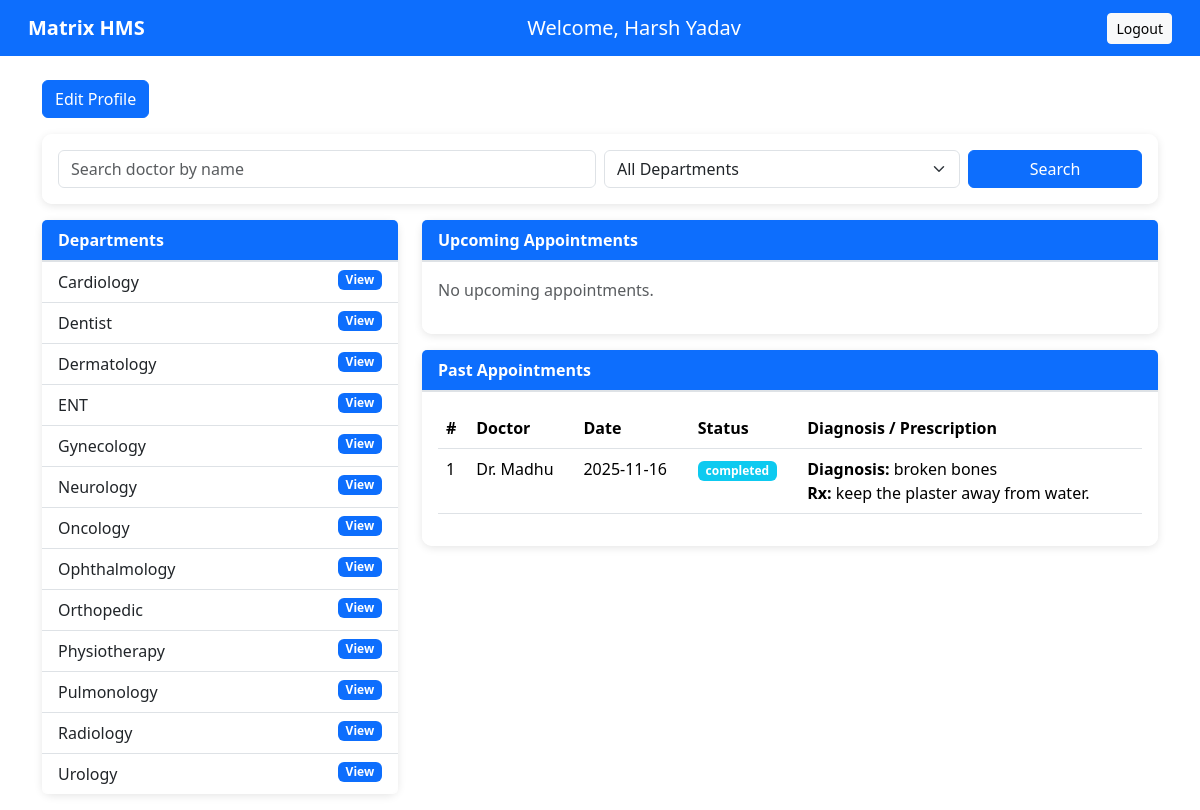
Page /patient_dashboard/Harsh Yadav on the committed database.
### models.py (models this page shows)
class Department(db.Model):
    __tablename__ = 'departments'
    id = db.Column(db.Integer, primary_key=True)
    department_name = db.Column(db.String(100), unique=True, nullable=False)
    description = db.Column(db.Text)
    doctors = db.relationship('Doctor', back_populates='department', lazy=True)

class Appointment(db.Model):
    __tablename__ = 'appointments'
    id = db.Column(db.Integer, primary_key=True)
    patient_id = db.Column(db.Integer, db.ForeignKey('patients.id'), nullable=False)
    doctor_id = db.Column(db.Integer, db.ForeignKey('doctors.id'), nullable=False)
    appointment_date = db.Column(db.Date, nullable=False)
    appointment_time = db.Column(db.Time, nullable=False)
    status = db.Column(db.String(20), default='booked')  # booked, completed, cancelled
    created_at = db.Column(db.DateTime, default=datetime.utcnow)
    patient = db.relationship('Patient', back_populates='appointments')
    doctor = db.relationship('Doctor', back_populates='appointments')
    history_record = db.relationship('PatientHistory', back_populates='appointment', uselist=False)

class User(db.Model):
    __tablename__ = 'users'
    id = db.Column(db.Integer, primary_key=True)
    user_name = db.Column(db.String(100), nullable=False)
    user_email = db.Column(db.String(100), unique=True, nullable=False)
    user_password = db.Column(db.String(200), nullable=False)
    user_role = db.Column(db.String(20), nullable=False)
    created_at = db.Column(db.DateTime, default=datetime.utcnow)
    doctor_profile = db.relationship('Doctor', back_populates='user', uselist=False)
    patient_profile = db.relationship('Patient', back_populates='user', uselist=False)

class PatientHistory(db.Model):
    __tablename__ = 'patient_history'
    id = db.Column(db.Integer, primary_key=True)
    patient_id = db.Column(db.Integer, db.ForeignKey('patients.id'), nullable=False)
    appointment_id = db.Column(db.Integer, db.ForeignKey('appointments.id'), unique=True)
    doctor_id = db.Column(db.Integer, db.ForeignKey('doctors.id'))
    visit_type = db.Column(db.String(50))
    test_type = db.Column(db.String(100))
    diagnosis = db.Column(db.Text)
    treatment = db.Column(db.Text)
    prescription = db.Column(db.Text)
    doctor_name = db.Column(db.String(100))
    department = db.Column(db.String(100))
    created_at = db.Column(db.DateTime, default=datetime.utcnow)
    patient = db.relationship('Patient', back_populates='medical_history')
    doctor = db.relationship('Doctor', back_populates='patient_histories')
    appointment = db.relationship('Appointment', back_populates='history_record')

### app.py (the view)
@app.route('/patient_dashboard/<string:username>')
def patient_dashboard(username):
    user = User.query.filter_by(user_name=username, user_role='patient').first()
    patient = Patient.query.filter_by(id=user.id).first()
    departments = Department.query.order_by(Department.department_name).all()
    q = request.args.get('q', '').strip()
    dept_id = request.args.get('dept', type=int)
    doctors_query = Doctor.query.join(User, Doctor.id == User.id)  # join to access user_name
    if q:
        doctors_query = doctors_query.filter(User.user_name.ilike(f"%{q}%"))
    if dept_id:
        doctors_query = doctors_query.filter(Doctor.department_id == dept_id)
    found_doctors = doctors_query.all() if (q or dept_id) else []
    today = date.today()
    upcoming = (Appointment.query
        .filter_by(patient_id=patient.id)
        .filter(
            (Appointment.appointment_date >= today) &
            (Appointment.status == 'booked'))
            .order_by(Appointment.appointment_date, Appointment.appointment_time)
            .all())
    past = (Appointment.query
        .filter_by(patient_id=patient.id)
        .filter(
            (Appointment.appointment_date < today) |
            Appointment.status.in_(['completed', 'cancelled'])
        )
        .order_by(Appointment.appointment_date.desc())
        .all())
    return render_template('PatientUI/patient_dashboard.html',
                           username=username,
                           user=user,
                           patient=patient,
                           departments=departments,
                           found_doctors=found_doctors,
                           upcoming=upcoming,
                           past=past,
                           q=q,
                           dept_id=dept_id)

### templates/PatientUI/patient_dashboard.html (shortened to what this page needs)
{% extends "base.html" %}
{% block content %}
<div class="container mt-4">
    <a href="{{ url_for('edit_profile', patient_id=patient.id) }}" class="btn btn-primary mb-3 w-auto">
        Edit Profile
    </a>
    <div class="card mb-3 p-3">
        <form method="get" action="{{ url_for('patient_dashboard', username=username) }}">
            <div class="row g-2">
                <div class="col-md-6">
                    <input type="text" name="q" class="form-control" placeholder="Search doctor by name"
                        value="{{ q }}">
                </div>
                <div class="col-md-4">
                    <select name="dept" class="form-select">
                        <option value="">All Departments</option>
                    </select>
                </div>
                <div class="col-md-2">
                    <button class="btn btn-primary w-100">Search</button>
                </div>
            </div>
        </form>
    </div>
    <div class="row">
        <div class="col-md-4">
            <div class="card mb-3">
                <div class="card-header bg-primary text-white "><strong>Departments</strong></div>
                <div class="list-group list-group-flush">
                    {% for d in departments %}
                    <a href="{{ url_for('department_detail', dept_id=d.id, username=username) }}"
                        class="list-group-item list-group-item-action">
                        {{ d.department_name }}
                        <span class="badge bg-primary float-end">View</span>
                    </a>
                    {% endfor %}
                </div>
            </div>
        </div>
        <div class="col-md-8">
            <div class="card mb-3">
                <div class="card-header bg-primary text-white"><strong>Upcoming Appointments</strong></div>
                <div class="card-body">
                    {% if upcoming %}
                    <div class="table-responsive">
                        <table class="table table-hover">
                            <thead>
                                <tr>
                                    <th>S. No.</th>
                                    <th>Doctor</th>
                                    <th>Date</th>
                                    <th>Time</th>
                                    <th>Status</th>
                                    <th>Action</th>
                                </tr>
                            </thead>
                            <tbody>
                                {% for a in upcoming %}
                                <tr>
                                    <td>{{ loop.index }}</td>
                                    <td>{{ a.doctor.user.user_name }} <br><small>{{ a.doctor.department.department_name
                                            }}</small></td>
                                    <td>{{ a.appointment_date.strftime('%Y-%m-%d') }}</td>
                                    <td>{{ a.appointment_time.strftime('%H:%M') }}</td>
                                    <td><span class="badge bg-info">{{ a.status }}</span></td>
                                    <td>
                                        <form method="post"
                                            action="{{ url_for('patient_cancel_appointment', username=username, appointment_id=a.id) }}"
                                            style="display:inline;">
                                            <button class="btn btn-danger btn-sm" type="submit">Cancel</button>
                                        </form>
                                        <a href="{{ url_for('view_patient_history', role='patient', username=username, patient_id=patient.id) }}"
                                            class="btn btn-outline-primary btn-sm">History</a>
                                    </td>
                                </tr>
                                {% endfor %}
                            </tbody>
                        </table>
                    </div>
                    {% else %}
                    <p class="text-muted">No upcoming appointments.</p>
                    {% endif %}
                </div>
            </div>
            <div class="card">
                <div class="card-header bg-primary text-white"><strong>Past Appointments</strong></div>
                <div class="card-body">
                    {% if past %}
                    <div class="table-responsive">
                        <table class="table table-hover">
                            <thead>
                                <tr>
                                    <th>#</th>
                                    <th>Doctor</th>
                                    <th>Date</th>
                                    <th>Status</th>
                                    <th>Diagnosis / Prescription</th>
                                </tr>
                            </thead>
                            <tbody>
                                {% for a in past %}
                                <tr>
                                    <td>{{ loop.index }}</td>
                                    <td>{{ a.doctor.user.user_name }}</td>
                                    <td>{{ a.appointment_date.strftime('%Y-%m-%d') }}</td>
                                    <td><span class="badge bg-info">{{ a.status }}</span></td>
                                    <td>
                                        {% if a.history_record %}
                                        <strong>Diagnosis:</strong> {{ a.history_record.diagnosis }}<br>
                                        <strong>Rx:</strong> {{ a.history_record.prescription }}
                                        {% else %}
                                        <em class="text-muted">No record available</em>
                                        {% endif %}
                                    </td>
                                </tr>
                                {% endfor %}
                            </tbody>
                        </table>
                    </div>
                    {% else %}
                    <p class="text-muted">No past appointments.</p>
                    {% endif %}
                </div>
            </div>
        </div>
    </div>
</div>
{% endblock %}

### templates/PatientUI/patient_dashboard.html (style rules this page uses)
body { background-image: url('/static/images/Doc-Patient\ bg.jpg'); background-size: cover; background-repeat: no-repeat; background-attachment: fixed; min-height: 100vh; }
.card { background-color: rgba(255, 255, 255, 0.95); border: none; border-radius: 10px; box-shadow: 0 2px 8px rgba(0, 0, 0, 0.1); }
.card-header { background-color: rgba(248, 249, 250, 0.95); border-bottom: 2px solid #dee2e6; font-weight: 600; }
.table { background-color: transparent; }
.list-group-item { background-color: rgba(255, 255, 255, 0.9); }

### rows in the picture
Department: department_name "Cardiology"
Department: department_name "Dentist"
Department: department_name "Dermatology"
Department: department_name "ENT"
Department: department_name "Gynecology"
Department: department_name "Neurology"
Department: department_name "Oncology"
Department: department_name "Ophthalmology"
Department: department_name "Orthopedic"
Department: department_name "Physiotherapy"
Department: department_name "Pulmonology"
Department: department_name "Radiology"
Department: department_name "Urology"
Appointment: doctor.user.user_name "Dr. Madhu", appointment_date "2025-11-16", status "completed", history_record.diagnosis "broken bones", history_record.prescription "keep the plaster away from water."

### other values in the picture
{{ username }} "Harsh Yadav"
